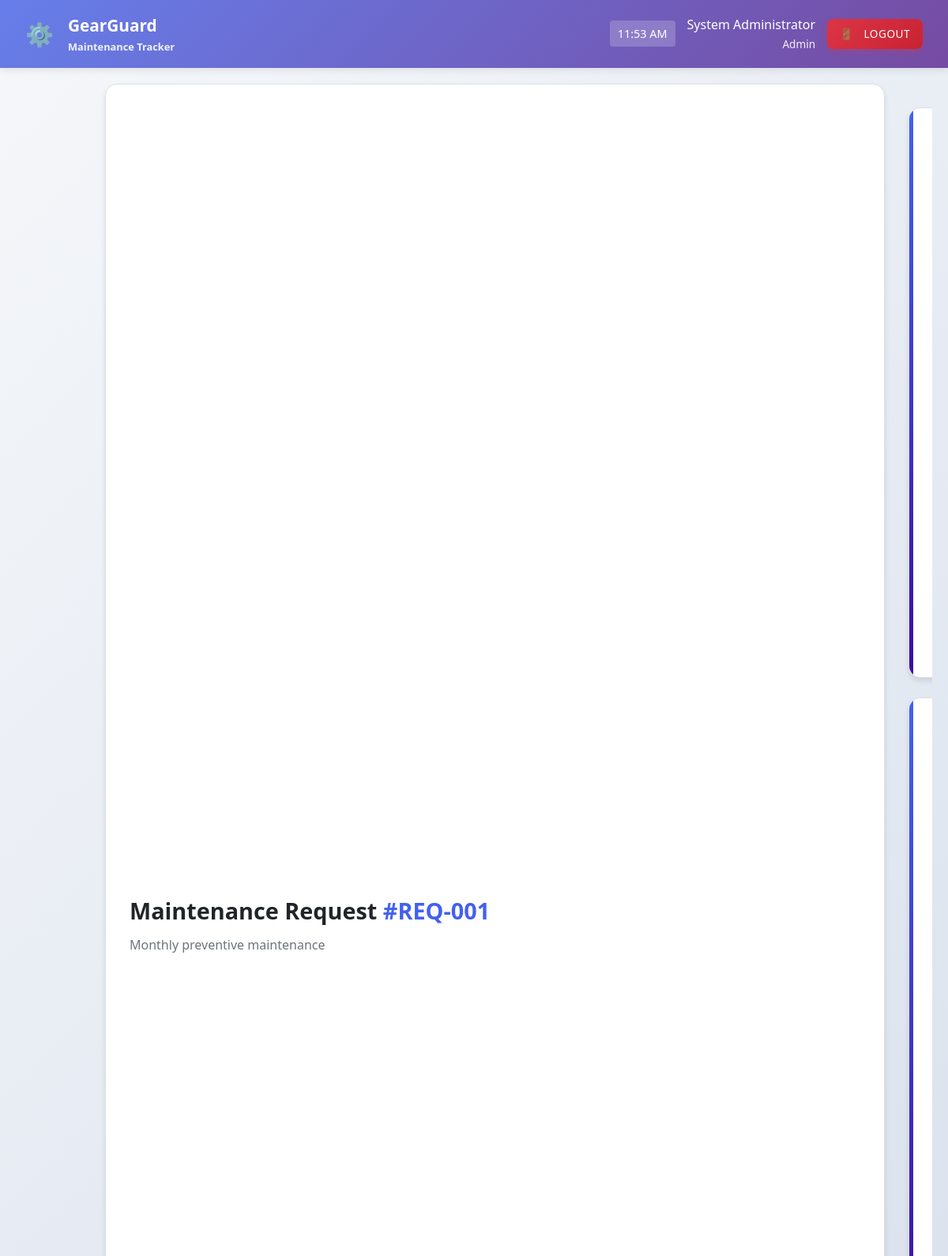
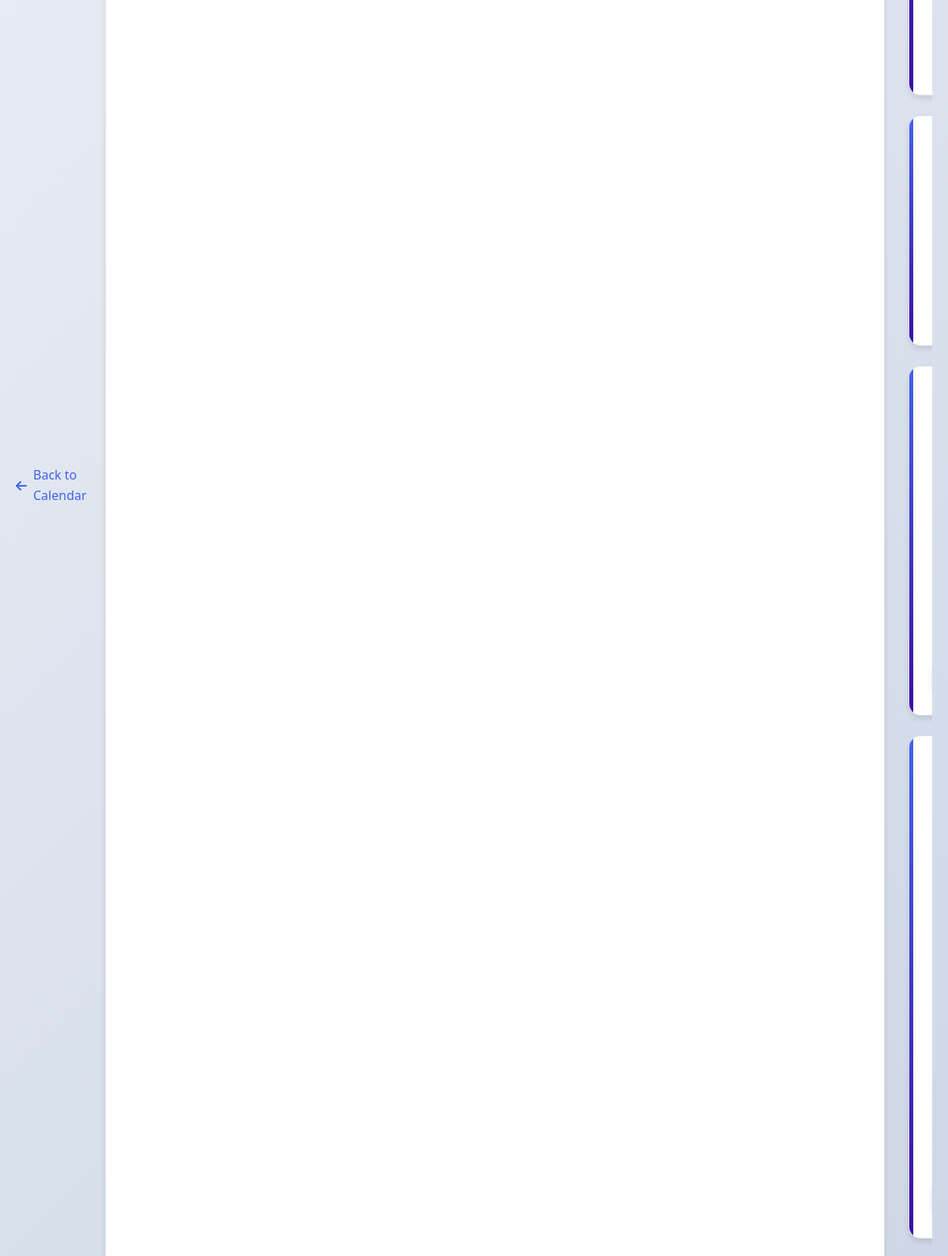
Screenshot of /pages/maintenance_request.php?id=1 (signed in, upper part) with the database file from the repository (2 pictures, top to bottom).
### tables this page shows
CREATE TABLE `maintenance_requests` (
  `id` int(11) NOT NULL,
  `request_number` varchar(50) DEFAULT NULL,
  `subject` varchar(200) NOT NULL,
  `description` text DEFAULT NULL,
  `equipment_id` int(11) NOT NULL,
  `type` varchar(20) DEFAULT 'Corrective',
  `priority` varchar(20) DEFAULT 'Medium',
  `status` varchar(20) DEFAULT 'New',
  `scheduled_date` date DEFAULT NULL,
  `duration_hours` int(11) DEFAULT NULL,
  `estimated_cost` decimal(10,2) DEFAULT NULL,
  `actual_cost` decimal(10,2) DEFAULT NULL,
  `completion_date` date DEFAULT NULL,
  `assigned_to` int(11) DEFAULT NULL,
  `created_by` int(11) DEFAULT NULL,
  `created_at` timestamp NOT NULL DEFAULT current_timestamp(),
  `updated_at` timestamp NOT NULL DEFAULT current_timestamp() ON UPDATE current_timestamp()
);

### pages/maintenance_request.php (the view, shortened to what this page needs)
<?php
$request_id = intval($_GET['id']);
$conn = mysqli_connect("localhost", "root", "", "gear_guard");
mysqli_set_charset($conn, "utf8mb4");
$query = "
    SELECT
        mr.*,
        e.name as equipment_name,
        e.serial_number,
        e.location as equipment_location,
        e.notes as equipment_notes,
        e.status as equipment_status,
        e.category_id,
        e.department_id,
        ec.name as equipment_category,
        d.name as department_name,
        u_creator.full_name as created_by_name,
        u_creator.username as created_by_username,
        u_creator.email as created_by_email,
        u_assigned.full_name as assigned_to_name,
        u_assigned.username as assigned_to_username,
        u_assigned.email as assigned_to_email,
        u_assigned.role as assigned_to_role
    FROM maintenance_requests mr
    LEFT JOIN equipment e ON mr.equipment_id = e.id
    LEFT JOIN equipment_categories ec ON e.category_id = ec.id
    LEFT JOIN departments d ON e.department_id = d.id
    LEFT JOIN users u_creator ON mr.created_by = u_creator.id
    LEFT JOIN users u_assigned ON mr.assigned_to = u_assigned.id
    WHERE mr.id = ?
";
$stmt = mysqli_prepare($conn, $query);
mysqli_stmt_bind_param($stmt, "i", $request_id);
mysqli_stmt_execute($stmt);
$result = mysqli_stmt_get_result($stmt);
$request = mysqli_fetch_assoc($result);
function safe_display($data, $default = '') {
    return !empty($data) ? htmlspecialchars($data, ENT_QUOTES, 'UTF-8') : $default;
}
?>
<!DOCTYPE html>
<html lang="en">
<head>
    <link rel="stylesheet" href="../css/style.css">
    <link rel="stylesheet" href="https://cdnjs.cloudflare.com/ajax/libs/font-awesome/6.4.0/css/all.min.css">
</head>
<body>
    <?php include '../includes/header.php'; ?>
    <div class="container">
        <a href="calendar.php" class="back-btn">
            <i class="fas fa-arrow-left"></i> Back to Calendar
        </a>
        <div class="header-actions">
            <div>
                <h1>
                    Maintenance Request
                    <span>#<?php echo safe_display($request['request_number']); ?></span>
                    <small><?php echo safe_display($request['subject']); ?></small>
                </h1>
            </div>
        </div>
        <div class="main-content">
            <div class="request-details">
                <div class="card">
                </div>
                <div class="card">
                </div>
                <div class="card">
                </div>
                <?php if (!empty($request['assigned_to'])): ?>
                <div class="card">
                </div>
                <?php endif; ?>
                <div class="card">
                </div>
            </div>
        </div>
    </div>
</body>
</html>

### css/style.css (style rules this page uses)
* { margin: 0; padding: 0; box-sizing: border-box; }
body { font-family: 'Segoe UI', Tahoma, Geneva, Verdana, sans-serif; background-color: #f5f7fa; color: #333; line-height: 1.6; }
.container { display: flex; min-height: calc(100vh - 70px); }
.main-content { flex: 1; padding: 30px; overflow-y: auto; }
.card { background: white; border-radius: 10px; padding: 25px; box-shadow: 0 2px 10px rgba(0,0,0,0.08); transition: transform 0.3s, box-shadow 0.3s; border: 1px solid #eaeaea; }

### pages/maintenance_request.php (style rules this page uses)
:root { --primary-color: #4361ee; --secondary-color: #3a0ca3; --success-color: #4cc9f0; --warning-color: #f72585; --danger-color: #7209b7; --light-color: #f8f9fa; --dark-color: #212529; --gray-color: #6c757d; --border-color: #dee2e6; --card-shadow: 0 4px 6px rgba(0, 0, 0, 0.1); --hover-shadow: 0 6px 12px rgba(0, 0, 0, 0.15); }
* { margin: 0; padding: 0; box-sizing: border-box; }
body { font-family: 'Segoe UI', Tahoma, Geneva, Verdana, sans-serif; background: linear-gradient(135deg, #f5f7fa 0%, #c3cfe2 100%); min-height: 100vh; color: var(--dark-color); }
.container { max-width: 1400px; margin: 0 auto; padding: 20px; }
.back-btn { display: inline-flex; align-items: center; gap: 8px; color: var(--primary-color); text-decoration: none; font-weight: 500; padding: 10px 0; margin-bottom: 20px; transition: all 0.3s; }
.header-actions { display: flex; justify-content: space-between; align-items: center; margin-bottom: 30px; background: white; padding: 25px 30px; border-radius: 15px; box-shadow: var(--card-shadow); border: 1px solid var(--border-color); flex-wrap: wrap; gap: 20px; }
.header-actions h1 { margin: 0; font-size: 1.8rem; color: var(--dark-color); font-weight: 600; }
.header-actions h1 span { color: var(--primary-color); font-weight: 700; }
.header-actions h1 small { display: block; font-size: 1rem; color: var(--gray-color); font-weight: 400; margin-top: 8px; }
.main-content { display: grid; grid-template-columns: 1fr 400px; gap: 25px; }
.request-details { display: flex; flex-direction: column; gap: 25px; }
.card { background: white; border-radius: 15px; padding: 30px; box-shadow: var(--card-shadow); transition: all 0.3s; border: 1px solid var(--border-color); position: relative; overflow: hidden; }
.card::before { content: ''; position: absolute; top: 0; left: 0; width: 5px; height: 100%; background: linear-gradient(180deg, var(--primary-color) 0%, var(--secondary-color) 100%); }
@media (max-width: 1200px) { .main-content { grid-template-columns: 1fr; } }

### rows the page displays
maintenance_requests: request_number "REQ-001", subject "Monthly preventive maintenance"

### other values shown
$_SESSION['full_name'] "System Administrator"
$_SESSION['role'] "Admin"
